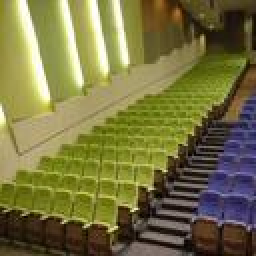
#> input picture Auditorium/00000001.jpg, 128 x 128 px (shown 2 times larger); its folder holds 4 pictures in this run
$ python GP.py
#> lines starting #> are read from the running program, lines starting #| are printed output that depends on the picture
import sklearn.gaussian_process as gp
import numpy as np
import matplotlib.pyplot as plt
import cv2
from glob import glob


FEATURE_EXTRACTOR = lambda image: [image[:, :, 0].mean(), image[:, :, 1].mean(), image[:, :, 2].mean(), image.mean()]

auditorium_x = np.vstack([FEATURE_EXTRACTOR(cv2.imread(x)) for x in glob("Auditorium/*.jpg")])
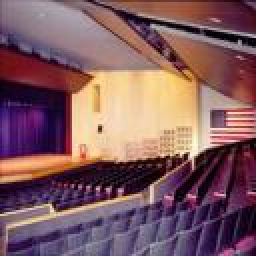
#> input picture Auditorium/00000003.jpg, 128 x 128 px (shown 2 times larger)
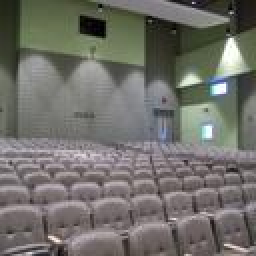
#> input picture Auditorium/00000004.jpg, 128 x 128 px (shown 2 times larger)
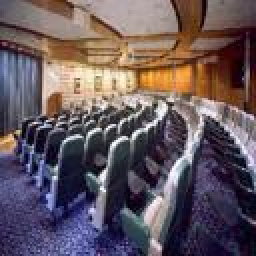
#> input picture Auditorium/00000008.jpg, 128 x 128 px (shown 2 times larger)
#> auditorium_x = [[65.04, 114.4, 119.3, 99.56], [96.26, 91.12, 128.3, 105.2], [106.2, 111.8, 112.8, 110.2], [93.49, 87.48, 101.2, 94.07]]
#> (the run stopped early here; a loop or call above may not have finished)
